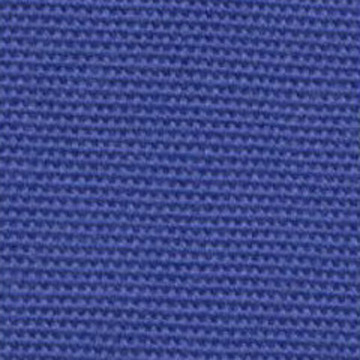
%> input picture PhongStuff/weyl_lab2/img/cottonBlue.png, 360 x 360 px
$ octave lab4_texture_sol.m   (GNU Octave 9; MATLAB toolbox functions it lacks are replaced by stand-ins)
%> lines starting %> are read from the running program, lines starting %| are printed output that depends on the picture
### PhongStuff/weyl_lab2/samplePatch.m
function [impatch] = samplePatch(im, patch_size, patch_num)

if size(im, 3) == 3,
    im = rgb2gray(im);
else
    im = im;
end

[nrow, ncol] = size(im);

x = randperm(nrow-2*patch_size-1) + patch_size;
y = randperm(ncol-2*patch_size-1) + patch_size;

[X,Y] = meshgrid(x,y);

xrow = X(:);
ycol = Y(:);

if patch_num < length(xrow),
    xrow = xrow(1:patch_num);
    ycol = ycol(1:patch_num);
end

patch_num = length(xrow);
impatch = zeros(patch_size^2, patch_num);

for ii = 1:patch_num,
    row = xrow(ii);
    col = ycol(ii);

        patch = im(row:row+patch_size-1,col:col+patch_size-1);
        impatch(:,ii) = patch(:)-mean(patch(:));
end

### PhongStuff/weyl_lab2/normcol.m
function [D] = normcol(D)
% normalize column to 1

D = D./repmat(sqrt(sum(D.^2,1)), size(D,1), 1);

### PhongStuff/weyl_lab2/lab4_texture_sol.m
%This is phongs playground for this work. Many of these functions will be
%experimented on and broken. See weyl_lab for a cleaner version of this.

%%%%%%%%%%%%%%%%%%%%%%%%%%%%%%%%%%%%
%% Lab 4: Texture Representation using Weyl Coefficient
%%%%%%%%%%%%%%%%%%%%%%%%%%%%%%%%%%%%
% Qiang Qiu
% qiang.qiu@duke.edu


% %%%%%%%%%%%%%%%%%%%%%%%%%%%%%%%%%%%%%%%%%%%%%%
% Exercise:
% %%%%%%%%
% Randomly sample 500 patches from texture 'img/cottonBlue.png' and
% 'img/fabric.png' respectively. Represent each patch using Weyl
% Coefficients invariant to the group of transformations G defined in Lab 3.
% Visualized patch Weyl and intensity (raw pixel value) representations of both
% textures with the dimension reduced to 3 using PCA.
% %%%%%%%%%%%%%%%%%%%%%%%%%%%%%%%%%%%%%%%%%%%%%%

% Note: We suggest to randomly sampled 16x16 patches from each texture.
% Each patch is broken down into smaller 4 by 4 sub-patches, their Weyl transforms
% calculated, and their absolute values summed accordingly over all sub-patches


% %%%%%%%%
% Answer:
% %%%%%%%%
rng(1, 'twister')

texture1 = 'img/cottonBlue.png';
texture2 = 'img/fabric.png';

%% sample 500 random patches from a texture image: cottonBlue
rng(1, 'twister')

img1=imread(texture1);
%> img1 is the input picture: size 360x360x3 uint8; mean R, G, B 61.5, 72.3, 140.1
%  figure; imshow(img, []);

 img=rgb2gray(img1);
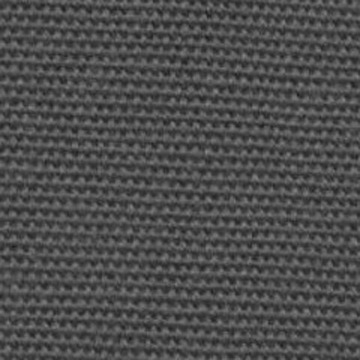
%> img: size 360x360 uint8; min 27, max 136, mean 76.8
 img=imresize(img, [400 400]);
%> img: size 400x400 uint8


N=16;
patchsize=N;
patchnum=500;
[patch] = samplePatch(img, patchsize, patchnum);
%> after the loop in samplePatch, `for ii = 1:patch_num,`:
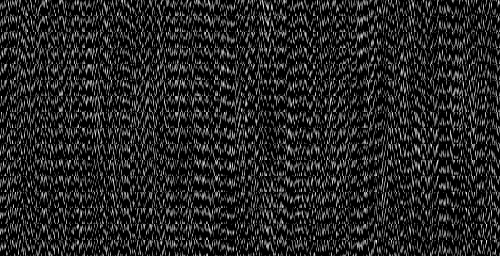
%> impatch: size 256x500 double; min 0, max 53, mean 7.8; drawn with min black and max white

% [5 lines of commented-out code are left out]

X=double(patch);


%% sample 500 random patches from another texture image: fabric
rng(1, 'twister')

 img2=imread(texture2);
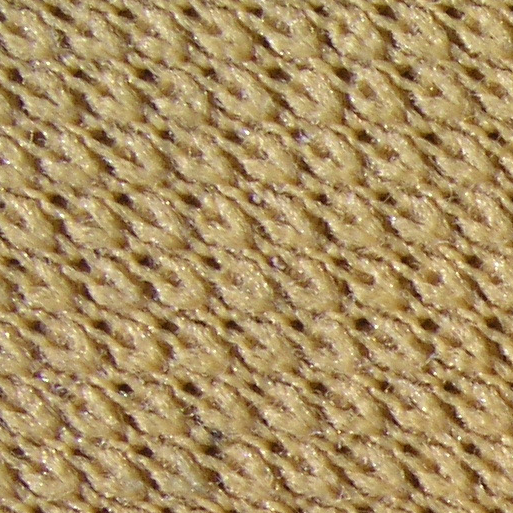
%> input picture PhongStuff/weyl_lab2/img/fabric.png, 513 x 513 px
%> img2 is the input picture: size 513x513x3 uint8; mean R, G, B 169.6, 143.4, 97.5
%  figure; imshow(img, []);

 img=rgb2gray(img2);
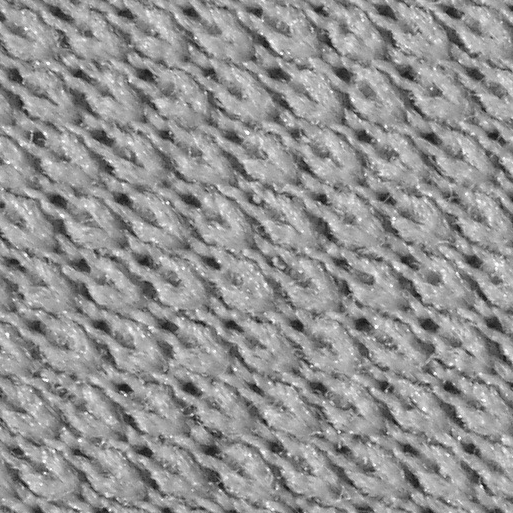
%> img: size 513x513 uint8; min 12, max 254, mean 146
 img=imresize(img, [400 400]);
%> img: size 400x400 uint8


N=16;
patchsize=N;
patchnum=500;
[patch] = samplePatch(img, patchsize, patchnum);
%> call 2 of samplePatch, with patch_size = 16, patch_num = 500
%> after the loop in samplePatch (call 2), `for ii = 1:patch_num,`:
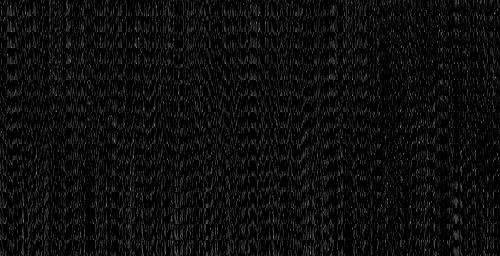
%> impatch: size 256x500 double; min 0, max 122, mean 13

% [5 lines of commented-out code are left out]

X2=double(patch);

%% Compute Weyl Representation for texture cottonBlue

WM=[];
%> (the run ends here)
